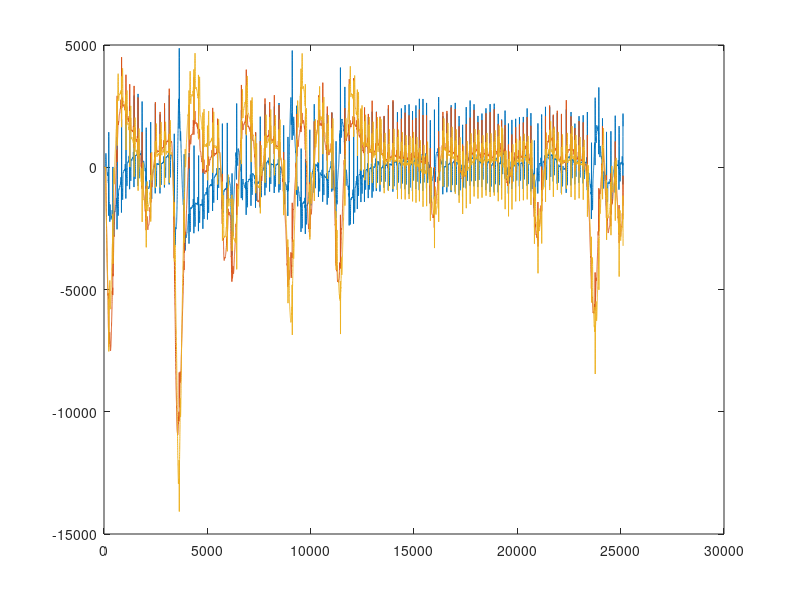

MATLAB code to generate this figure:
%% READING THE FILES

raw = csvread('Files/RawECGData.csv');
filtered = csvread('Files/FilteredECGData.csv');

%% EXTRACT ECG DATA (Filtered)

% ECG1
ECG1 = zeros(1,size(filtered,1)*12);
Counter = 1;

for i = 1:size(filtered,1)
    row = filtered(i,1:12);
    for j = 1:length(row)
        ECG1(Counter) = row(j);
        Counter = Counter + 1;
    end
end

% ECG2
ECG2 = zeros(1,size(filtered,1)*12);
Counter = 1;

for i = 1:size(filtered,1)
    row = filtered(i,13:24);
    for j = 1:length(row)
        ECG2(Counter) = row(j);
        Counter = Counter + 1;
    end
end

% ECG3
ECG3 = zeros(1,size(filtered,1)*12);
Counter = 1;

for i = 1:size(filtered,1)
    row = filtered(i,25:36);
    for j = 1:length(row)
        ECG3(Counter) = row(j);
        Counter = Counter + 1;
    end
end

%% PLOTTING THE ECG SIGNALS

% Time axis
t = linspace(1,size(filtered,1)*12,size(filtered,1)*12);

figure(2);
% Plot
plot(t,ECG1);
hold on
plot(t,ECG2);
plot(t,ECG3);
hold off
